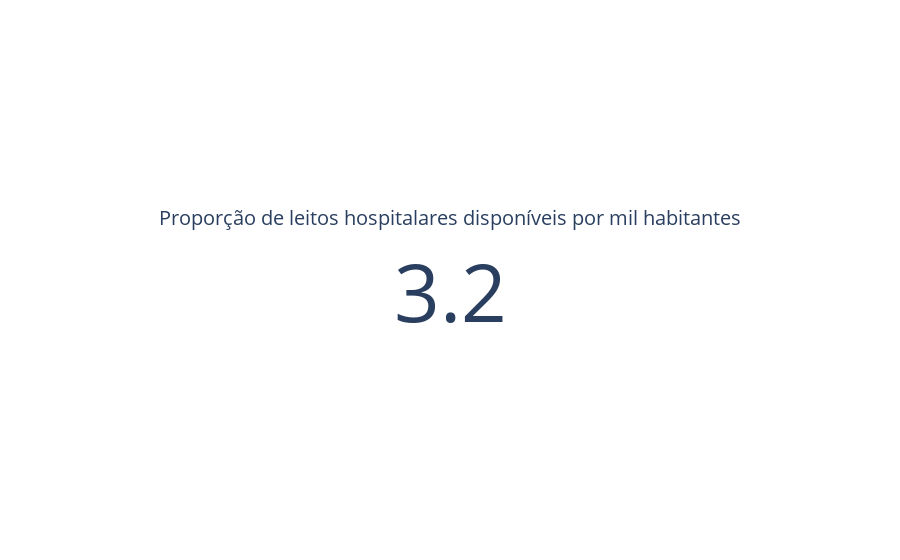

Notebook source saved alongside this figure:
### Code cell
indicador  =  go . Figure ()

indicador . add_trace ( go . Indicator ( 
    value  =  razao ,
    title = {'text': "Proporção de leitos hospitalares disponíveis por mil habitantes"}))

### Figure 1 — Plotly figure (JSON) as saved in the notebook; plotly's stock layout.template omitted (floating-point values rounded to 4 significant figures)
{"data": [{"title": {"text": "Proporção de leitos hospitalares disponíveis por mil habitantes"}, "type": "indicator", "value": 3.2}], "layout": {}}
